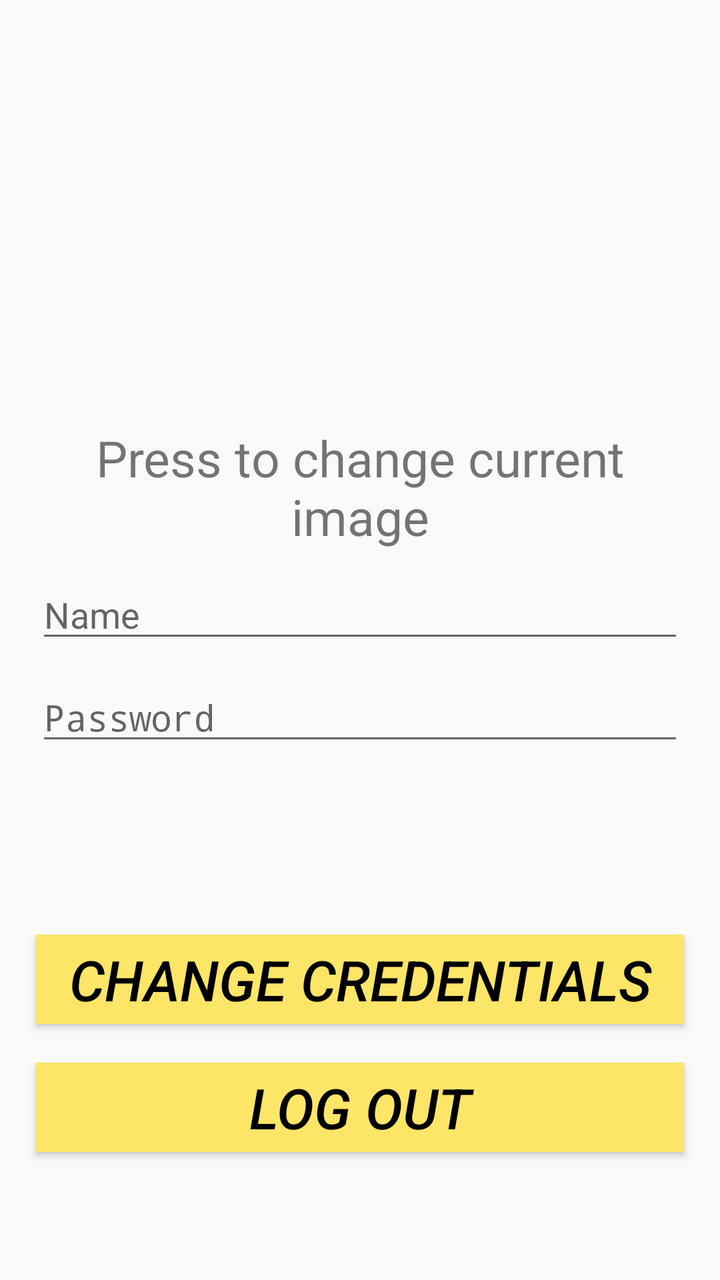
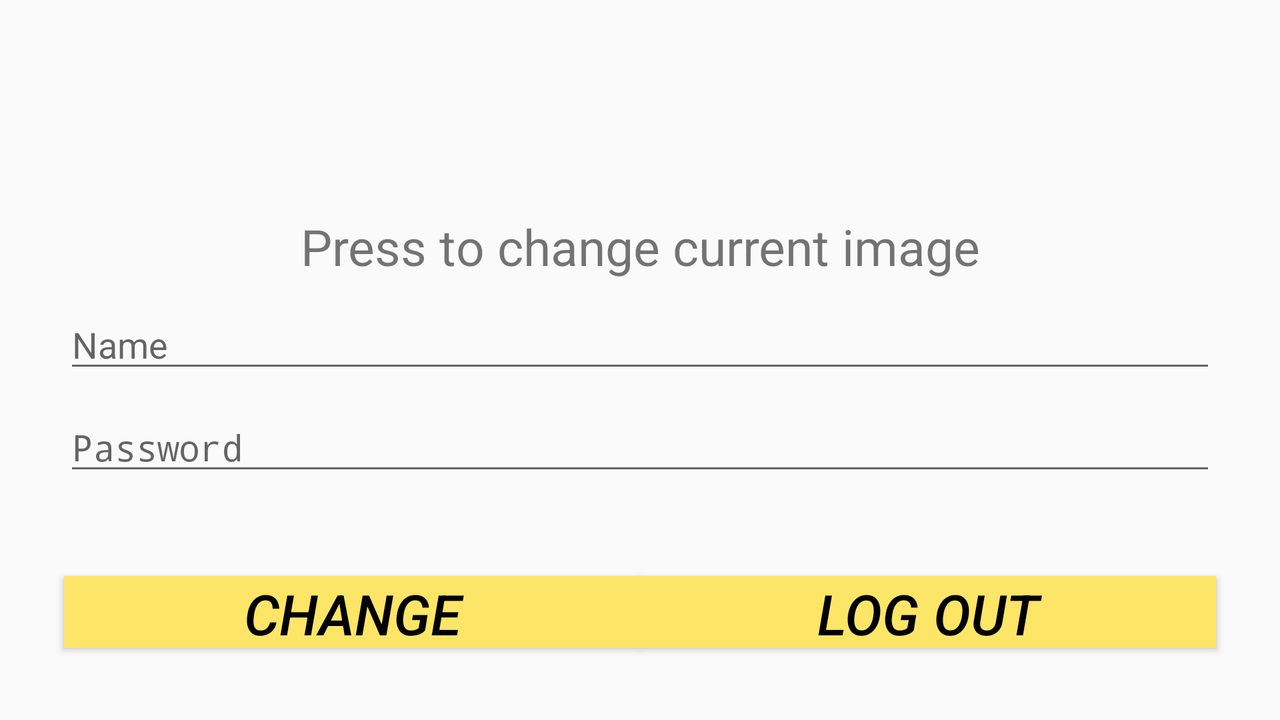

One screen, two layout resources from the same app: the default and the author's alternative for another configuration. Each is rendered where Android would select it; the XML of both is given below.
<!-- AndroidManifest.xml: application theme AppTheme -->
<!-- res/layout/fragment_user.xml -->
<androidx.constraintlayout.widget.ConstraintLayout
        xmlns:android="http://schemas.android.com/apk/res/android"
        xmlns:app="http://schemas.android.com/apk/res-auto"
        xmlns:tools="http://schemas.android.com/tools"
        android:layout_width="match_parent"
        android:layout_height="match_parent"
        tools:context="com.jorgeprieto.ui.User.UserFragment">

    <androidx.constraintlayout.widget.Guideline
            android:id="@+id/gHor1"
            android:orientation="horizontal"
            android:layout_width="0dp"
            android:layout_height="wrap_content"
            app:layout_constraintGuide_percent="1"
            app:layout_constraintStart_toStartOf="parent"
            app:layout_constraintEnd_toEndOf="parent"/>

    <androidx.constraintlayout.widget.Guideline
            android:id="@+id/gHor2"
            android:orientation="horizontal"
            android:layout_width="0dp"
            android:layout_height="wrap_content"
            app:layout_constraintGuide_percent="0.3"
            app:layout_constraintStart_toStartOf="parent"
            app:layout_constraintEnd_toEndOf="parent"/>

    <androidx.constraintlayout.widget.Guideline
            android:id="@+id/gHor3"
            android:orientation="horizontal"
            android:layout_width="0dp"
            android:layout_height="wrap_content"
            app:layout_constraintStart_toStartOf="parent"
            app:layout_constraintEnd_toEndOf="parent" app:layout_constraintGuide_begin="50dp"/>

    <androidx.constraintlayout.widget.Guideline
            android:id="@+id/gHor4"
            android:orientation="horizontal"
            android:layout_width="0dp"
            android:layout_height="wrap_content"
            app:layout_constraintGuide_percent="0"
            app:layout_constraintStart_toStartOf="parent"
            app:layout_constraintEnd_toEndOf="parent"/>

    <androidx.constraintlayout.widget.Guideline
            android:id="@+id/gHor5"
            android:orientation="horizontal"
            android:layout_width="0dp"
            android:layout_height="wrap_content"
            app:layout_constraintGuide_percent="0.83"
            app:layout_constraintStart_toStartOf="parent"
            app:layout_constraintEnd_toEndOf="parent"/>

    <androidx.constraintlayout.widget.Guideline
            android:id="@+id/gHor6"
            android:orientation="horizontal"
            android:layout_width="0dp"
            android:layout_height="wrap_content"
            app:layout_constraintGuide_percent="0.9"
            app:layout_constraintStart_toStartOf="parent"
            app:layout_constraintEnd_toEndOf="parent"/>

    <androidx.constraintlayout.widget.Guideline
            android:id="@+id/gHor7"
            android:orientation="horizontal"
            android:layout_width="0dp"
            android:layout_height="wrap_content"
            app:layout_constraintGuide_percent="0.73"
            app:layout_constraintStart_toStartOf="parent"
            app:layout_constraintEnd_toEndOf="parent"/>

    <androidx.constraintlayout.widget.Guideline
            android:id="@+id/gHor8"
            android:orientation="horizontal"
            android:layout_width="0dp"
            android:layout_height="wrap_content"
            app:layout_constraintGuide_percent="0.8"
            app:layout_constraintStart_toStartOf="parent"
            app:layout_constraintEnd_toEndOf="parent"/>



    <androidx.constraintlayout.widget.Guideline
            android:id="@+id/gVer1"
            android:orientation="vertical"
            android:layout_width="0dp"
            android:layout_height="wrap_content"
            app:layout_constraintGuide_percent="0.05"
            app:layout_constraintStart_toStartOf="parent"
            app:layout_constraintEnd_toEndOf="parent"/>

    <androidx.constraintlayout.widget.Guideline
            android:id="@+id/gVer2"
            android:orientation="vertical"
            android:layout_width="0dp"
            android:layout_height="wrap_content"
            app:layout_constraintGuide_percent="0.25"
            app:layout_constraintStart_toStartOf="parent"
            app:layout_constraintEnd_toEndOf="parent"/>

    <androidx.constraintlayout.widget.Guideline
            android:id="@+id/gVer3"
            android:orientation="vertical"
            android:layout_width="0dp"
            android:layout_height="wrap_content"
            app:layout_constraintGuide_percent="0.5"
            app:layout_constraintStart_toStartOf="parent"
            app:layout_constraintEnd_toEndOf="parent"/>


    <androidx.constraintlayout.widget.Guideline
            android:id="@+id/gVer4"
            android:orientation="vertical"
            android:layout_width="0dp"
            android:layout_height="wrap_content"
            app:layout_constraintGuide_percent="0.75"
            app:layout_constraintStart_toStartOf="parent"
            app:layout_constraintEnd_toEndOf="parent"/>

    <androidx.constraintlayout.widget.Guideline
            android:id="@+id/gVer5"
            android:orientation="vertical"
            android:layout_width="0dp"
            android:layout_height="wrap_content"
            app:layout_constraintGuide_percent="0.95"
            app:layout_constraintStart_toStartOf="parent"
            app:layout_constraintEnd_toEndOf="parent"/>


    <ImageView
            android:layout_width="0dp"
            android:layout_height="0dp"
            android:id="@+id/imgChange"
            app:layout_constraintBottom_toTopOf="@id/gHor2"
            app:layout_constraintEnd_toStartOf="@id/gVer4"
            app:layout_constraintStart_toEndOf="@id/gVer2"
            app:layout_constraintTop_toBottomOf="@id/gHor3"
            app:srcCompat="@drawable/usuario"/>

    <androidx.appcompat.widget.AppCompatButton
            android:id="@+id/btnImageChange"
            android:layout_width="0dp"
            android:layout_height="0dp"
            android:background="@color/invisible"
            app:layout_constraintBottom_toTopOf="@id/gHor2"
            app:layout_constraintEnd_toStartOf="@id/gVer4"
            app:layout_constraintStart_toEndOf="@id/gVer2"
            app:layout_constraintTop_toBottomOf="@id/gHor3"/>

    <androidx.appcompat.widget.AppCompatButton
            android:id="@+id/btnSignOut"
            android:layout_width="0dp"
            android:layout_height="0dp"
            android:text="@string/logout"
            style="@style/loginScreenButton"
            app:layout_constraintBottom_toTopOf="@id/gHor6"
            app:layout_constraintEnd_toStartOf="@id/gVer5"
            app:layout_constraintStart_toEndOf="@id/gVer1"
            app:layout_constraintTop_toBottomOf="@id/gHor5"/>


    <androidx.appcompat.widget.AppCompatButton
            android:id="@+id/btnChange"
            android:layout_width="0dp"
            android:layout_height="0dp"
            android:text="@string/change"
            style="@style/loginScreenButton"
            app:layout_constraintBottom_toTopOf="@id/gHor8"
            app:layout_constraintEnd_toStartOf="@id/gVer5"
            app:layout_constraintStart_toEndOf="@id/gVer1"
            app:layout_constraintTop_toBottomOf="@id/gHor7"/>

    <EditText
            android:layout_width="0dp"
            android:layout_marginTop="10dp"
            android:layout_height="wrap_content"
            android:inputType="textPassword"
            android:ems="10"
            app:layout_constraintEnd_toStartOf="@id/gVer5"
            app:layout_constraintStart_toEndOf="@id/gVer1"
            android:id="@+id/txtPasswordChange"
            android:hint="@string/password"
            app:layout_constraintTop_toBottomOf="@+id/txtNameChange"/>
    <EditText
            android:layout_width="0dp"
            android:layout_height="wrap_content"
            android:inputType="textPersonName"
            android:ems="10"
            android:layout_marginTop="10dp"
            app:layout_constraintEnd_toStartOf="@id/gVer5"
            app:layout_constraintStart_toEndOf="@id/gVer1"
            android:id="@+id/txtNameChange"
            app:layout_constraintTop_toBottomOf="@+id/txtPushToChangeImageUser"
            android:hint="@string/name"/>
    <TextView
            android:text="@string/textToChangeImage"
            android:layout_marginTop="20dp"
            android:gravity="center"
            android:layout_width="0dp"
            android:layout_height="wrap_content"
            android:id="@+id/txtPushToChangeImageUser"
            app:layout_constraintEnd_toStartOf="@id/gVer5"
            app:layout_constraintStart_toEndOf="@id/gVer1"
            app:layout_constraintTop_toTopOf="@+id/gHor2" android:textSize="25dp"/>

</androidx.constraintlayout.widget.ConstraintLayout>
<!-- resources referenced by this layout -->
<resources>
  <!-- drawable usuario: png bitmap (drawable, 115032 bytes) -->
  <string name="change">Change credentials</string>
  <string name="logout">Log out</string>
  <string name="name">Name</string>
  <string name="password">Password</string>
  <string name="textToChangeImage">Press to change current image</string>
  <style name="loginScreenButton">
          <item name="android:background">@color/yellow</item>
          <item name="android:textColor">@color/black</item>
          <item name="android:textSize">28sp</item>
          <item name="android:textStyle">italic</item>
      </style>
  <style name="AppTheme" parent="Theme.AppCompat.Light.DarkActionBar">
          <item name="colorPrimary">@color/colorPrimary</item>
          <item name="colorPrimaryDark">@color/colorPrimaryDark</item>
          <item name="colorAccent">@color/colorAccent</item>
      </style>
  <color name="yellow">#fde567</color>
  <color name="black">#000000</color>
  <color name="colorPrimary">#6200EE</color>
  <color name="colorPrimaryDark">#3700B3</color>
  <color name="colorAccent">#7ccce5</color>
</resources>
<!-- res/layout-land/fragment_user.xml (the author's variant of the layout above) -->
<!-- drawn on the phone turned sideways -->
<androidx.constraintlayout.widget.ConstraintLayout
        xmlns:android="http://schemas.android.com/apk/res/android"
        xmlns:app="http://schemas.android.com/apk/res-auto"
        xmlns:tools="http://schemas.android.com/tools"
        android:layout_width="match_parent"
        android:layout_height="match_parent"
        tools:context="com.jorgeprieto.ui.User.UserFragment">

    <androidx.constraintlayout.widget.Guideline
            android:id="@+id/gHor1"
            android:orientation="horizontal"
            android:layout_width="0dp"
            android:layout_height="wrap_content"
            app:layout_constraintGuide_percent="1"
            app:layout_constraintStart_toStartOf="parent"
            app:layout_constraintEnd_toEndOf="parent"/>

    <androidx.constraintlayout.widget.Guideline
            android:id="@+id/gHor2"
            android:orientation="horizontal"
            android:layout_width="0dp"
            android:layout_height="wrap_content"
            app:layout_constraintGuide_percent="0.24"
            app:layout_constraintStart_toStartOf="parent"
            app:layout_constraintEnd_toEndOf="parent"/>

    <androidx.constraintlayout.widget.Guideline
            android:id="@+id/gHor3"
            android:orientation="horizontal"
            android:layout_width="0dp"
            android:layout_height="wrap_content"
            app:layout_constraintStart_toStartOf="parent"
            app:layout_constraintEnd_toEndOf="parent" app:layout_constraintGuide_begin="16dp"/>

    <androidx.constraintlayout.widget.Guideline
            android:id="@+id/gHor4"
            android:orientation="horizontal"
            android:layout_width="0dp"
            android:layout_height="wrap_content"
            app:layout_constraintGuide_percent="0"
            app:layout_constraintStart_toStartOf="parent"
            app:layout_constraintEnd_toEndOf="parent"/>

    <androidx.constraintlayout.widget.Guideline
            android:id="@+id/gHor5"
            android:orientation="horizontal"
            android:layout_width="0dp"
            android:layout_height="wrap_content"
            app:layout_constraintGuide_percent="0.83"
            app:layout_constraintStart_toStartOf="parent"
            app:layout_constraintEnd_toEndOf="parent"/>

    <androidx.constraintlayout.widget.Guideline
            android:id="@+id/gHor6"
            android:orientation="horizontal"
            android:layout_width="0dp"
            android:layout_height="wrap_content"
            app:layout_constraintGuide_percent="0.9"
            app:layout_constraintStart_toStartOf="parent"
            app:layout_constraintEnd_toEndOf="parent"/>

    <androidx.constraintlayout.widget.Guideline
            android:id="@+id/gHor7"
            android:orientation="horizontal"
            android:layout_width="0dp"
            android:layout_height="wrap_content"
            app:layout_constraintGuide_percent="0.73"
            app:layout_constraintStart_toStartOf="parent"
            app:layout_constraintEnd_toEndOf="parent"/>

    <androidx.constraintlayout.widget.Guideline
            android:id="@+id/gHor8"
            android:orientation="horizontal"
            android:layout_width="0dp"
            android:layout_height="wrap_content"
            app:layout_constraintGuide_percent="0.8"
            app:layout_constraintStart_toStartOf="parent"
            app:layout_constraintEnd_toEndOf="parent"/>



    <androidx.constraintlayout.widget.Guideline
            android:id="@+id/gVer1"
            android:orientation="vertical"
            android:layout_width="0dp"
            android:layout_height="wrap_content"
            app:layout_constraintGuide_percent="0.05"
            app:layout_constraintStart_toStartOf="parent"
            app:layout_constraintEnd_toEndOf="parent"/>

    <androidx.constraintlayout.widget.Guideline
            android:id="@+id/gVer2"
            android:orientation="vertical"
            android:layout_width="0dp"
            android:layout_height="wrap_content"
            app:layout_constraintGuide_percent="0.25"
            app:layout_constraintStart_toStartOf="parent"
            app:layout_constraintEnd_toEndOf="parent"/>

    <androidx.constraintlayout.widget.Guideline
            android:id="@+id/gVer3"
            android:orientation="vertical"
            android:layout_width="0dp"
            android:layout_height="wrap_content"
            app:layout_constraintGuide_percent="0.5"
            app:layout_constraintStart_toStartOf="parent"
            app:layout_constraintEnd_toEndOf="parent"/>


    <androidx.constraintlayout.widget.Guideline
            android:id="@+id/gVer4"
            android:orientation="vertical"
            android:layout_width="0dp"
            android:layout_height="wrap_content"
            app:layout_constraintGuide_percent="0.75"
            app:layout_constraintStart_toStartOf="parent"
            app:layout_constraintEnd_toEndOf="parent"/>

    <androidx.constraintlayout.widget.Guideline
            android:id="@+id/gVer5"
            android:orientation="vertical"
            android:layout_width="0dp"
            android:layout_height="wrap_content"
            app:layout_constraintGuide_percent="0.95"
            app:layout_constraintStart_toStartOf="parent"
            app:layout_constraintEnd_toEndOf="parent"/>


    <ImageView
            android:layout_width="0dp"
            android:layout_height="0dp"
            android:id="@+id/imgChange"
            app:layout_constraintBottom_toTopOf="@id/gHor2"
            app:layout_constraintEnd_toStartOf="@id/gVer4"
            app:layout_constraintStart_toEndOf="@id/gVer2"
            app:layout_constraintTop_toBottomOf="@id/gHor3"
            app:srcCompat="@drawable/usuario"/>

    <androidx.appcompat.widget.AppCompatButton
            android:id="@+id/btnImageChange"
            android:layout_width="0dp"
            android:layout_height="0dp"
            android:background="@color/invisible"
            app:layout_constraintBottom_toTopOf="@id/gHor2"
            app:layout_constraintEnd_toStartOf="@id/gVer4"
            app:layout_constraintStart_toEndOf="@id/gVer2"
            app:layout_constraintTop_toBottomOf="@id/gHor3"/>

    <androidx.appcompat.widget.AppCompatButton
            android:id="@+id/btnSignOut"
            android:layout_width="0dp"
            android:layout_height="0dp"
            android:text="@string/logout"
            style="@style/loginScreenButton"
            app:layout_constraintBottom_toTopOf="@id/gHor6"
            app:layout_constraintEnd_toStartOf="@id/gVer5"
            app:layout_constraintStart_toStartOf="@+id/gVer3" app:layout_constraintTop_toTopOf="@+id/gHor8"/>


    <androidx.appcompat.widget.AppCompatButton
            android:id="@+id/btnChange"
            android:layout_width="0dp"
            android:layout_height="0dp"
            android:text="@string/change"
            style="@style/loginScreenButton"
            app:layout_constraintBottom_toTopOf="@+id/gHor6"
            app:layout_constraintEnd_toStartOf="@+id/gVer3"
            app:layout_constraintStart_toEndOf="@id/gVer1"
            app:layout_constraintTop_toTopOf="@+id/gHor8"/>

    <EditText
            android:layout_width="0dp"
            android:layout_marginTop="10dp"
            android:layout_height="wrap_content"
            android:inputType="textPassword"
            android:ems="10"
            app:layout_constraintEnd_toStartOf="@id/gVer5"
            app:layout_constraintStart_toEndOf="@id/gVer1"
            android:id="@+id/txtPasswordChange"
            android:hint="@string/password"
            app:layout_constraintTop_toBottomOf="@+id/txtNameChange"/>
    <EditText
            android:layout_width="0dp"
            android:layout_height="wrap_content"
            android:inputType="textPersonName"
            android:ems="10"
            android:layout_marginTop="10dp"
            app:layout_constraintEnd_toStartOf="@id/gVer5"
            app:layout_constraintStart_toEndOf="@id/gVer1"
            android:id="@+id/txtNameChange"
            app:layout_constraintTop_toBottomOf="@+id/txtPushToChangeImageUser"
            android:hint="@string/name"/>
    <TextView
            android:text="@string/textToChangeImage"
            android:layout_marginTop="20dp"
            android:gravity="center"
            android:layout_width="0dp"
            android:layout_height="wrap_content"
            android:id="@+id/txtPushToChangeImageUser"
            app:layout_constraintEnd_toStartOf="@id/gVer5"
            app:layout_constraintStart_toEndOf="@id/gVer1"
            app:layout_constraintTop_toTopOf="@+id/gHor2" android:textSize="25dp"/>

</androidx.constraintlayout.widget.ConstraintLayout>
